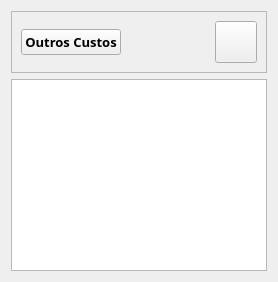
            <widget class="QWidget" name="Outros">
             <layout class="QVBoxLayout" name="verticalLayout_21">
              <item>
               <widget class="QFrame" name="frame_30">
                <property name="frameShape">
                 <enum>QFrame::StyledPanel</enum>
                </property>
                <property name="frameShadow">
                 <enum>QFrame::Raised</enum>
                </property>
                <layout class="QHBoxLayout" name="horizontalLayout_24">
                 <item>
                  <widget class="QPushButton" name="pushButton_47">
                   <property name="font">
                    <font>
                     <family>Poppins SemiBold</family>
                     <pointsize>10</pointsize>
                     <weight>75</weight>
                     <bold>true</bold>
                    </font>
                   </property>
                   <property name="text">
                    <string>Outros Custos</string>
                   </property>
                  </widget>
                 </item>
                 <item>
                  <spacer name="horizontalSpacer_9">
                   <property name="orientation">
                    <enum>Qt::Horizontal</enum>
                   </property>
                   <property name="sizeHint" stdset="0">
                    <size>
                     <width>40</width>
                     <height>20</height>
                    </size>
                   </property>
                  </spacer>
                 </item>
                 <item>
                  <widget class="QPushButton" name="button_open_15">
                   <property name="minimumSize">
                    <size>
                     <width>42</width>
                     <height>42</height>
                    </size>
                   </property>
                   <property name="text">
                    <string/>
                   </property>
                  </widget>
                 </item>
                </layout>
               </widget>
              </item>
              <item>
               <widget class="QTableWidget" name="tab_15">
                <property name="font">
                 <font>
                  <family>Poppins SemiBold</family>
                  <pointsize>8</pointsize>
                  <weight>75</weight>
                  <bold>true</bold>
                 </font>
                </property>
                <property name="frameShadow">
                 <enum>QFrame::Plain</enum>
                </property>
                <property name="lineWidth">
                 <number>10</number>
                </property>
                <property name="sortingEnabled">
                 <bool>true</bool>
                </property>
                <attribute name="horizontalHeaderDefaultSectionSize">
                 <number>150</number>
                </attribute>
                <attribute name="horizontalHeaderMinimumSectionSize">
                 <number>50</number>
                </attribute>
                <attribute name="verticalHeaderVisible">
                 <bool>false</bool>
                </attribute>
                <attribute name="verticalHeaderDefaultSectionSize">
                 <number>80</number>
                </attribute>
                <attribute name="verticalHeaderMinimumSectionSize">
                 <number>40</number>
                </attribute>
               </widget>
              </item>
             </layout>
            </widget>
